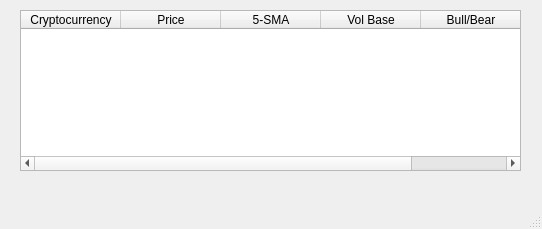
<?xml version="1.0" encoding="UTF-8"?>
<ui version="4.0">
 <class>MainWindow</class>
 <widget class="QMainWindow" name="MainWindow">
  <property name="geometry">
   <rect>
    <x>0</x>
    <y>0</y>
    <width>542</width>
    <height>229</height>
   </rect>
  </property>
  <property name="windowTitle">
   <string>Crypto Notification</string>
  </property>
  <widget class="QWidget" name="centralwidget">
   <widget class="QTableWidget" name="tableWidget">
    <property name="geometry">
     <rect>
      <x>20</x>
      <y>10</y>
      <width>501</width>
      <height>161</height>
     </rect>
    </property>
    <property name="showGrid">
     <bool>true</bool>
    </property>
    <property name="cornerButtonEnabled">
     <bool>true</bool>
    </property>
    <column>
     <property name="text">
      <string>Cryptocurrency</string>
     </property>
    </column>
    <column>
     <property name="text">
      <string>Price</string>
     </property>
    </column>
    <column>
     <property name="text">
      <string>5-SMA</string>
     </property>
    </column>
    <column>
     <property name="text">
      <string>Vol Base</string>
     </property>
    </column>
    <column>
     <property name="text">
      <string>Bull/Bear</string>
     </property>
    </column>
   </widget>
  </widget>
  <widget class="QMenuBar" name="menubar">
   <property name="geometry">
    <rect>
     <x>0</x>
     <y>0</y>
     <width>542</width>
     <height>24</height>
    </rect>
   </property>
  </widget>
  <widget class="QStatusBar" name="statusbar"/>
 </widget>
 <resources/>
 <connections/>
</ui>
